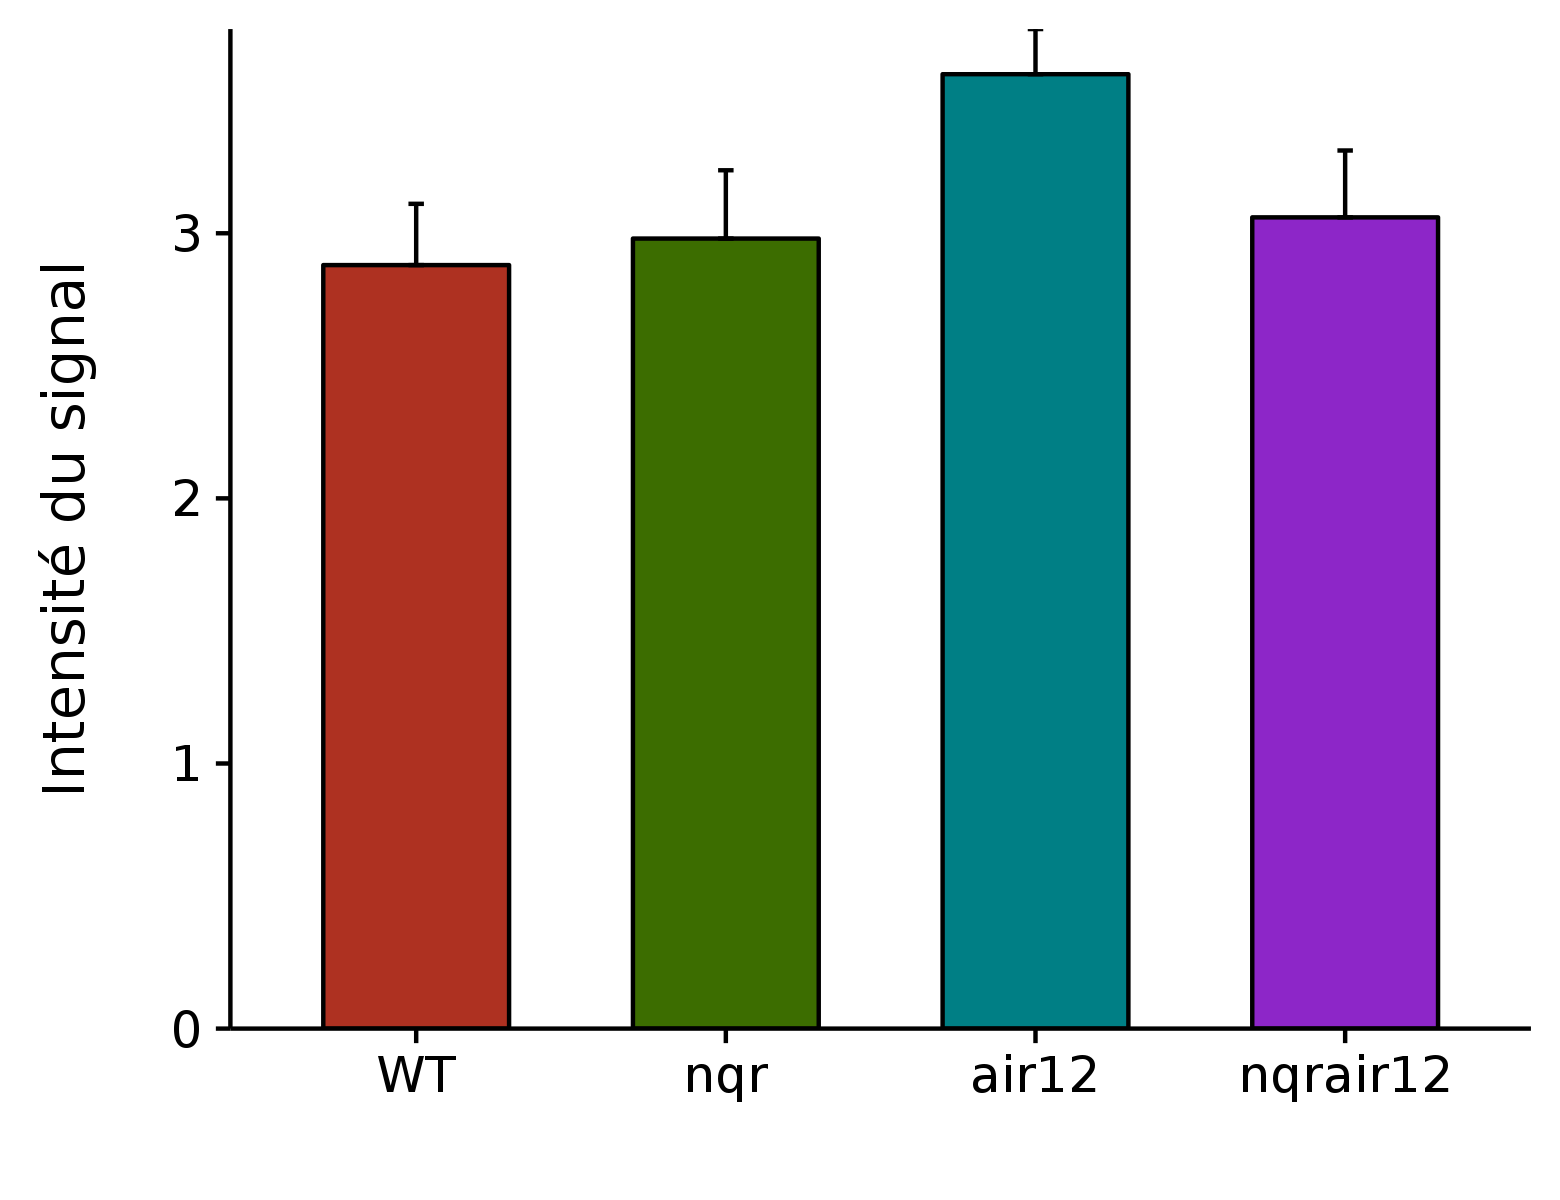

This figure's R source:
graphics.off()
remove(list = ls())

data <- read.csv("RPE_hydroxyl_Ler.csv", header = TRUE)

#############
###CALCULS###
#############

mean <- aggregate(data$signal, list(data$genotype), mean)

StandErr <- function(x) {
  return(sd(x)/sqrt(length(x)))
}
se <- aggregate(data$signal, list(data$genotype), StandErr)

result <- cbind(mean, se[,2])
colnames(result) <- c("genotype", "moyenne", "se")
result$genotype <- factor(result$genotype, levels = c("WT", "nqr", "air12", "nqrair12"))

#############
###BARPLOT###
#############

g <- ggplot(result, 
            aes(genotype, moyenne, 
                fill = genotype)) +
  geom_bar(stat = "identity", 
           color = "black", 
           width = 0.6) +
  theme(legend.position = "none") +
  scale_fill_hue(l = 40, c = 100) +
  xlab("") +
  scale_y_continuous(name = "Intensité du signal\n", expand = c(0,0)) +
  geom_errorbar(aes(ymin = result$moyenne, 
                    ymax = result$moyenne + result$se), 
                width = 0.05)
save_plot("RPE_hydroxyl_Ler.png", g, base_aspect_ratio = 1.3)

###########
###TESTS###
###########

shapiroTest <- aggregate(signal ~ genotype, data = data, 
                         function (x) shapiro.test(x)$p.value)
shapiroTest
#tout normal

df <- data.frame(reference=character(0),
                 genotype=character(0),
                 bartlett=numeric(0),
                 bartlett.pass=logical(0),
                 student=numeric(0),
                 student.pass=logical(0))

for (params in list(c("WT", "nqr"),
                    c("WT", "air12"),
                    c("WT", "nqrair12"))) {
  
  reference <- params[1]
  genotype <- params[2]
  
  bartlettResult <- bartlett.test(list(data$signal[data$genotype == reference],
                                       data$signal[data$genotype == genotype]))

  studentResult <- t.test(data$signal[data$genotype == reference],
                          data$signal[data$genotype == genotype], var.equal = TRUE)
  
  df <- rbind(df, data.frame(reference=reference,
                             genotype=genotype,
                             bartlett=bartlettResult$p.value,
                             bartlett.pass=(bartlettResult$p.value > 0.05),
                             student=studentResult$p.value,
                             student.pass=(studentResult$p.value > 0.05)))
}
